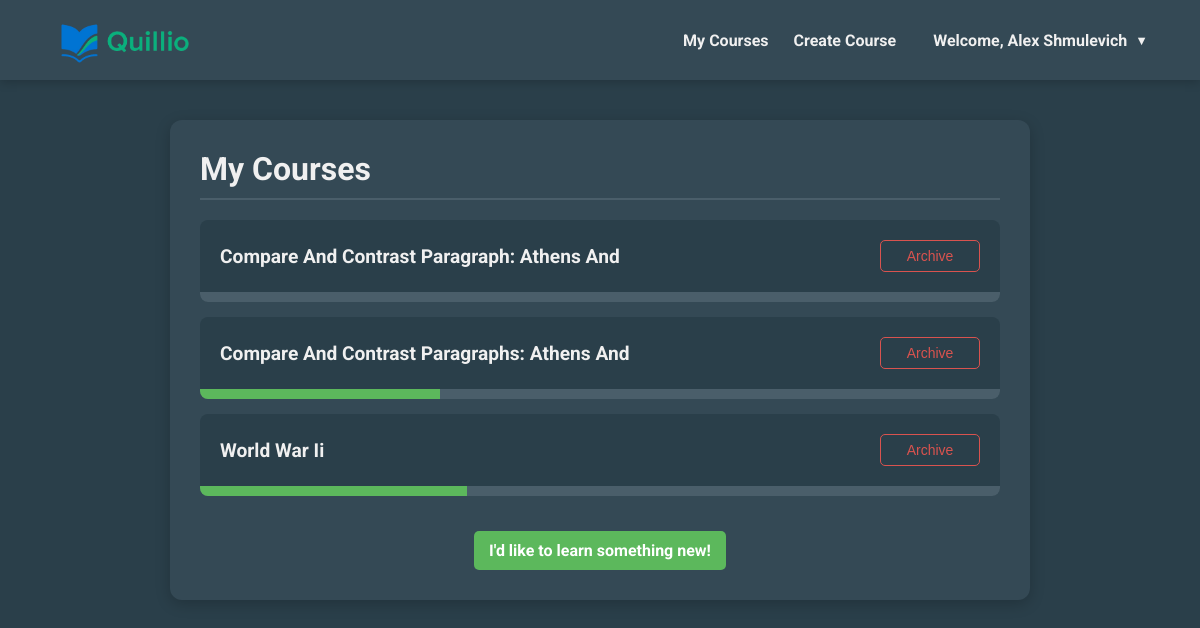
The page /course_dashboard (signed in) on the database as committed earlier.
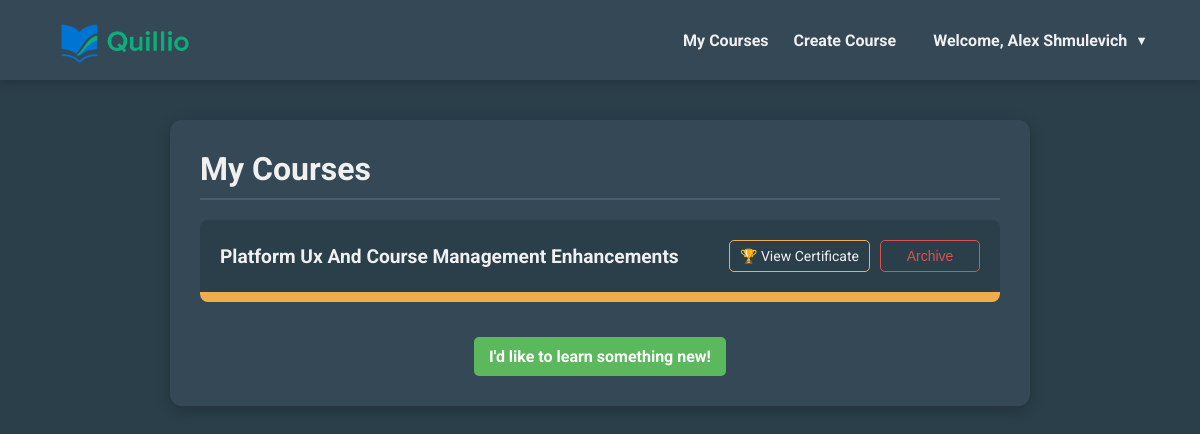
The same page on the database as committed later.
### app/models.py (models this page shows, shortened)
class User(UserMixin, db.Model):
    __tablename__ = 'users'
    id = db.Column(GUID(), primary_key=True, default=uuid.uuid4)
    email = db.Column(db.String(120), unique=True, nullable=False)
    password_hash = db.Column(db.String(256), nullable=False)
    full_name = db.Column(db.String(120), nullable=True)
    preferred_lesson_length = db.Column(db.Integer, nullable=False, default=15)
    language = db.Column(db.String(10), nullable=False, default='english')
    age = db.Column(db.Integer, nullable=True)
    bio = db.Column(db.Text, nullable=True)
    tokens_used = db.Column(db.Integer, nullable=False, default=0)
    is_verified = db.Column(db.Boolean, nullable=False, default=False)
    verification_token = db.Column(db.String(100), nullable=True)
    token_expires_at = db.Column(db.DateTime, nullable=True)
    reset_token = db.Column(db.String(100), unique=True, nullable=True)
    reset_token_expires = db.Column(db.DateTime, nullable=True)
    is_quillio_admin = db.Column(db.Boolean, nullable=False, default=False)
    @property
    def is_admin(self):
        return self.is_quillio_admin

class Course(db.Model):
    __tablename__ = 'courses'
    id = db.Column(GUID(), primary_key=True, default=uuid.uuid4)
    user_id = db.Column(GUID(), db.ForeignKey('users.id'), nullable=False)
    course_title = db.Column(db.String(200), nullable=False)
    course_data = db.Column(get_json_type(), nullable=False)
    status = db.Column(db.String(50), nullable=False, default='active')
    completed_lessons = db.Column(db.Integer, nullable=False, default=0)
    user = db.relationship('User', backref=db.backref('courses', lazy=True, cascade='all, delete-orphan'))

### app/routes/course_routes.py (the view)
@course_bp.route('/course_dashboard')
@login_required
def course_dashboard():
    active_courses = Course.query.filter_by(user_id=current_user.id, status='active').order_by(Course.id.desc()).all()
    return render_template('course_dashboard.html', courses=active_courses)

### app/configuration.py (called while the page is built)
@app.context_processor
def inject_csrf_token():
    return dict(csrf_token=generate_csrf())

@app.context_processor
def inject_utility_functions():
    return dict(math=math, shorten_title=shorten_title)

### app/db_utils.py (called while the page is built)
    def process_result_value(self, value, dialect):
        if value is not None:
            value = json.loads(value)
        return value

### app/models.py (called while the page is built)
@login_manager.user_loader
def load_user(user_id):
    return User.query.get(user_id)

    def process_bind_param(self, value, dialect):
        if value is None:
            return None
        if isinstance(value, str):
            try:
                if len(value) == 32 and all(c in '0123456789abcdef' for c in value.lower()):
                    value = uuid.UUID(hex=value)
                else:
                    value = uuid.UUID(value)
            except (ValueError, AttributeError):
                return value
        if isinstance(value, uuid.UUID):
            if dialect.name == 'postgresql':
                return str(value)
            return "%.32x" % value.int
        return value

    def process_result_value(self, value, dialect):
        if value is None:
            return value
        if isinstance(value, uuid.UUID):
            return value
        if isinstance(value, str) and len(value) == 32 and all(c in '0123456789abcdef' for c in value.lower()):
            return uuid.UUID(hex=value)
        try:
            return uuid.UUID(str(value))
        except (ValueError, AttributeError, TypeError):
            return value

### templates/course_dashboard.html (shortened to what this page needs)
{% extends "base.html" %}
{% block content %}
{% set lang = current_user.language %}
<div class="container">
    <div class="header">
        <h1>{% if lang == 'russian' %}Мои курсы{% else %}My Courses{% endif %}</h1>
    </div>
    {% if courses %}
        <ul class="course-list">
            {% for course in courses %}
                {% set total_lessons = course.course_data.units | map(attribute='lessons') | sum(start=[]) | length %}
                {% set progress_percent = (course.completed_lessons / total_lessons * 100) if total_lessons > 0 else 0 %}
                <li class="course-item">
                    <div class="course-info">
                        <a href="{{ url_for('course.show_course', course_id=course.id) }}" id="course-title-{{ course.id }}" class="course-title">{{ course.course_title | shorten_title }}</a>
                        <div class="course-actions">
                            {% if progress_percent >= 100 %}
                                <a href="{{ url_for('course.show_certificate', course_id=course.id) }}" class="certificate-btn">🏆 {% if lang == 'russian' %}Сертификат{% else %}View Certificate{% endif %}</a>
                            {% endif %}
                            <form class="archive-form" action="{{ url_for('course.archive_course', course_id=course.id) }}" method="POST" onsubmit="return confirm('{% if lang == 'russian' %}Вы уверены, что хотите архивировать этот курс?{% else %}Are you sure you want to archive this course?{% endif %}');">
                                <button type="submit">{% if lang == 'russian' %}Архивировать{% else %}Archive{% endif %}</button>
                            </form>
                        </div>
                    </div>
                    <div class="progress-bar-container">
                        <div class="progress-bar {{ 'completed' if progress_percent >= 100 }}" style="width: {{ progress_percent }}%;"></div>
                    </div>
                </li>
            {% endfor %}
        </ul>
    {% else %}
        <div class="no-courses">
            <p>{% if lang == 'russian' %}У вас нет активных курсов.{% else %}You don't have any active courses.{% endif %}</p>
        </div>
    {% endif %}
    <div class="new-course-wrapper">
        <a href="{{ url_for('course.home') }}" class="new-course-btn">{% if lang == 'russian' %}Я хочу научиться чему-то новому!{% else %}I'd like to learn something new!{% endif %}</a>
    </div>
 </div>
 {% endblock %}

### templates/base.html (shortened to what this page needs)
<!DOCTYPE html>
<html lang="en">
<head>
</head>
<body>
    {% if current_user.is_authenticated %}
    <nav class="top-nav">
        <div class="logo">
            <a href="{{ url_for('course.course_dashboard') }}">
            <img src="{{ url_for('static', filename='logo.png') }}" alt="Quillio Logo" style="height:50px; vertical-align:middle;">
            </a>
        </div>
        <div class="nav-links">
            <a href="{{ url_for('course.course_dashboard') }}">{% if current_user.language == 'russian' %}Мои курсы{% else %}My Courses{% endif %}</a>
            <a href="{{ url_for('course.home') }}">{% if current_user.language == 'russian' %}Создать курс{% else %}Create Course{% endif %}</a>
            <div class="user-dropdown" id="userDropdown">
                <div class="user-dropdown-toggle" onclick="toggleUserDropdown()">
                    {% if current_user.language == 'russian' %}Добро пожаловать, {{ current_user.full_name or current_user.email.split('@')[0] }}{% else %}Welcome, {{ current_user.full_name or current_user.email.split('@')[0] }}{% endif %}
                </div>
            </div>
        </div>
    </nav>
    {% endif %}
    <main class="page-content">
        {% block content %}{% endblock %}
    </main>
</body>
</html>

### templates/base.html (style rules this page uses)
html, body { height: 100%; overflow-x: hidden; margin: 0; padding: 0; }
body { font-family: 'Roboto', sans-serif; background: #2A3F4A; color: #F0F0F0; overflow-y: auto; min-height: 100vh; display: flex; flex-direction: column; }
.top-nav { background: #344955; padding: 15px 40px; display: flex; justify-content: space-between; align-items: center; box-shadow: 0 2px 10px rgba(0,0,0,0.2); }
.top-nav .logo a { color: #F0F0F0; font-weight: 700; font-size: 1.5em; text-decoration: none; }
.top-nav .nav-links { display: flex; align-items: center; gap: 25px; }
.top-nav .nav-links a { color: #F0F0F0; text-decoration: none; font-weight: bold; transition: color 0.3s; }
.user-dropdown { position: relative; display: inline-block; }
.user-dropdown-toggle { color: #F0F0F0; text-decoration: none; font-weight: bold; cursor: pointer; padding: 8px 12px; border-radius: 6px; transition: background-color 0.3s, color 0.3s; display: flex; align-items: center; gap: 8px; }
.user-dropdown-toggle::after { content: '▼'; font-size: 0.8em; transition: transform 0.3s; }
.page-content { padding: 40px 20px; }

### templates/course_dashboard.html (style rules this page uses)
.container { max-width: 800px; margin: auto; background: #344955; padding: 30px; border-radius: 12px; box-shadow: 0 4px 15px rgba(0,0,0,0.2); }
.header { display: flex; justify-content: space-between; align-items: center; border-bottom: 2px solid #4a5e6a; padding-bottom: 10px; margin-bottom: 20px; }
.header h1 { margin: 0; color: #F0F0F0; border: none; padding: 0; }
.new-course-btn { background: #5cb85c; color: white; padding: 10px 15px; border-radius: 5px; text-decoration: none; font-weight: bold; display: inline-block; margin: 20px auto 0; }
.course-list { list-style-type: none; padding-left: 0; }
.course-item { background: #2A3F4A; margin-bottom: 15px; border-radius: 8px; overflow: hidden; }
.course-info { padding: 20px; display: flex; justify-content: space-between; align-items: center; }
.course-info a { text-decoration: none; color: #F0F0F0; font-weight: bold; font-size: 1.2em; }
.course-actions { display: flex; gap: 10px; margin-left: auto; }
.course-actions .certificate-btn { font-size: 1em; font-weight: normal; padding: 5px 10px; border-radius: 5px; line-height: 1; display: inline-flex; align-items: center; }
.archive-form button { background: transparent; border: 1px solid #d9534f; color: #d9534f; padding: 5px 10px; border-radius: 5px; cursor: pointer; line-height: 1; transition: all 0.2s; }
.progress-bar-container { background-color: #4a5e6a; height: 10px; }
.progress-bar { background-color: #5cb85c; height: 100%; width: 0%; transition: width 0.5s ease-in-out; }
.progress-bar.completed { background-color: #f0ad4e; }
.new-course-wrapper { text-align: center; }
.certificate-btn { background: transparent; border: 1px solid #f0ad4e; color: #f0ad4e; padding: 5px 10px; border-radius: 5px; text-decoration: none; font-weight: normal; transition: all 0.2s; }
.course-actions .certificate-btn, .course-actions .archive-form button { height: 32px; line-height: 20px; padding: 5px 10px; border-radius: 5px; font-size: 14px; box-sizing: border-box; display: inline-flex; align-items: center; font-weight: normal; min-width: 100px; justify-content: center; }
.course-list { list-style: none; padding: 0; max-width: 800px; margin: 0 auto; }

Rows that differ between the two databases and show on the page:
no longer on this page (row edited): Course: course_title|shorten_title "Compare And Contrast Paragraph: Athens And"
no longer on this page (row edited): Course: course_title|shorten_title "Compare And Contrast Paragraphs: Athens And", {{ progress_percent }} 30.0 (drawn)
no longer on this page (row edited): Course: course_title|shorten_title "World War Ii", {{ progress_percent }} 33.33333333333333 (drawn)
added Course: course_title|shorten_title "Platform Ux And Course Management Enhancements", shows "View Certificate", {{ progress_percent }} 100.0 (drawn)
